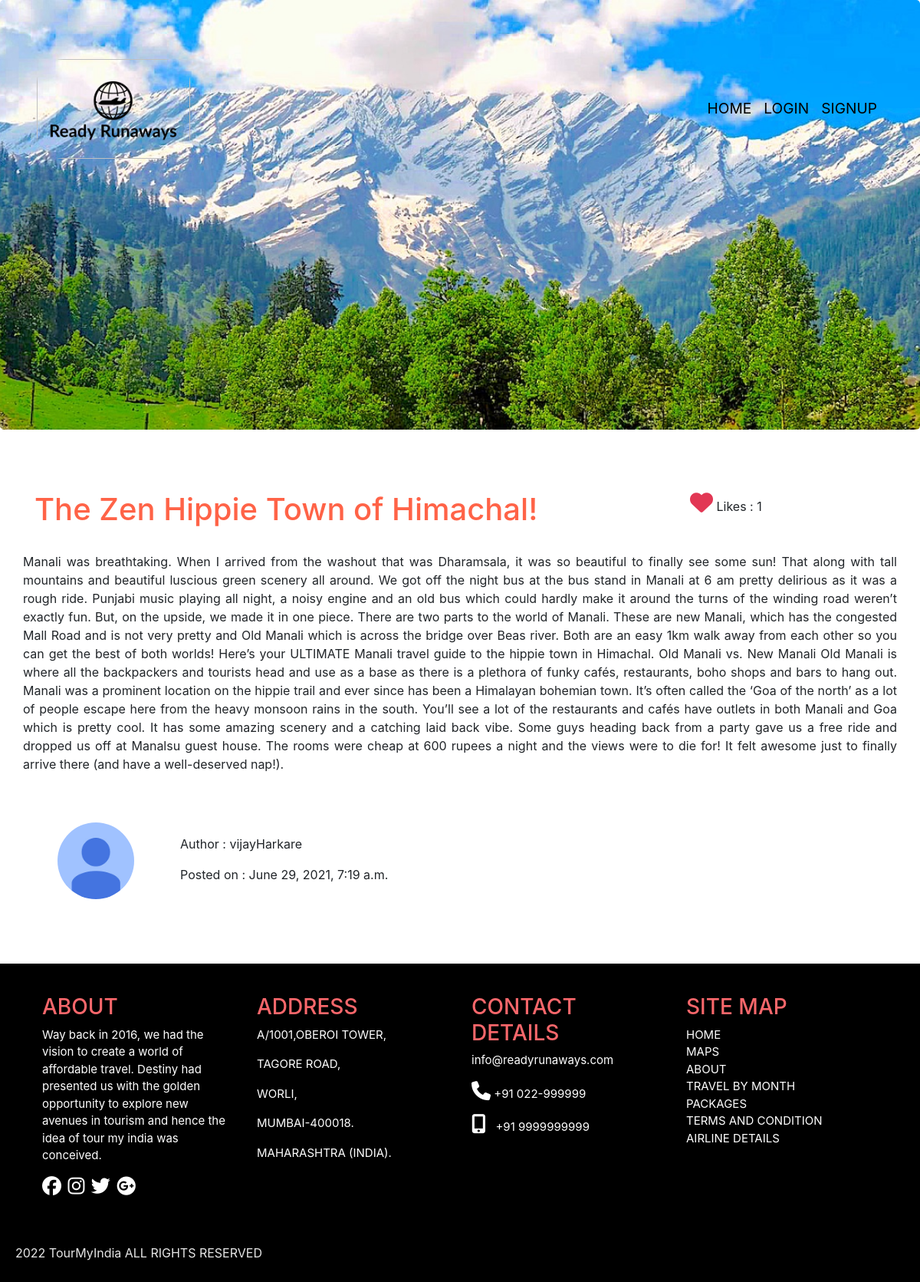
Page /Travelouge/Blog/2/ on the committed database.
### Travelouge/models.py (models this page shows, shortened)
class Blog(models.Model):
    title = models.CharField(max_length=200, unique=True)
    author = models.ForeignKey(User, on_delete=models.CASCADE)
    abstract = models.CharField(max_length=500)
    content = models.TextField()
    thumbnail = models.ImageField(upload_to='pics')
    likes = models.ManyToManyField(User, related_name='blog_likes', blank=True)
    time_stamp = models.DateTimeField(auto_now_add=True, blank=True)
    class Meta:
        ordering = ['-time_stamp']

### Accounts/models.py (models this page shows, shortened)
class Profile(models.Model):
    user = models.OneToOneField(User, on_delete=models.CASCADE)
    image = models.ImageField(upload_to='pics', default='default.jpg')

### Travelouge/views.py (the view)
# urls.py: path('Blog/<str:id>/', views.view_blog, name='view_blog'),
def view_blog(request, id):
    blog = Blog.objects.get(id=id)
    content = blog.content.split('#')
    context = {'blog':blog,'content':content,'title':'Blog'}
    return render(request, 'view_blog.html', context)

### templates/view_blog.html (shortened to what this page needs)
{% extends 'layout.html' %}
{% load static %}
{% block csscontent %}
    <link rel="stylesheet" type="text/css" href="{% static 'css/blog.css' %}">
{% endblock %}
{% block content %}
<br>
<br>
<div class="container">
    <div class="row">
        <div class="col-md-9">
            <h1 class="blogheader">{{blog.abstract}}</h1>
        </div>
        <div class="col-md-3">
        {% if request.user.is_authenticated %}
        {% if request.user in blog.likes.all %}
        <div class="row">
            <a type="button" href="like/" style="padding:0%; margin: 0;" ><i class="fa fa-heart" style="font-size: 30; color:rgb(226, 55, 84);"></i></a> <h4> &nbsp;&nbsp; : {{blog.likes.count}}</h4>
        </div>
        {% else %}
        <div class="row">
            <a type="button" href="like/" style="padding:0%; margin: 0; text-shadow: 0 0 5px rgb(226, 55, 84);"><i class="fa fa-heart" style="font-size: 30;
            -webkit-text-fill-color: white;
            -webkit-text-stroke-width: 2px;
            -webkit-text-stroke-color:rgb(226, 56, 84);"></i></a> <h4> &nbsp;&nbsp; : {{blog.likes.count}}</h4>
        </div>
        {% endif %}
        {% else %}
            <p><i class="fa fa-heart" style="font-size: 30; color:rgb(226, 55, 84);"></i> Likes : {{blog.likes.count}}</p>
        {% endif %}
        </div>
    </div>
    <br>
    <div class="row" style="text-align: justify;">
        {% for c in content %}
        <p>{{c}}</p>
        {% endfor %}
    </div>
    <br>
    <br>
    <div class="row">
        <div class="col-md-2" style="text-align: center;">
        <img class="rounded-circle article-img" src="{{blog.author.profile.image.url}}" style="width: 100px; height:100px;">
        </div>
        <div class="col-md-10 my-3">
            <p> Author : {{blog.author}}</p>
            <p class="date">Posted on : {{blog.time_stamp}}</p>
        </div>
    </div>
    <br>
    <br>
</div>
<br>
{% endblock %}

### templates/layout.html (shortened to what this page needs)
{% load static %}
<html lang="en">
<head>
    <link rel="stylesheet" type="text/css" href="{% static 'css/layout.css'%}">
    {% block csscontent %}
    {% endblock %}
    <link rel="stylesheet" href="https://stackpath.bootstrapcdn.com/bootstrap/4.3.1/css/bootstrap.min.css">
    <link href="{% static 'css/owl.theme.default.min.css' %}" rel="stylesheet" type="text/css">
    <link href="{% static 'css/owl.carousel.css' %}" rel="stylesheet" type="text/css">
</head>
<body>
    {% if title == 'Home' or title == 'Contact' %}
    <div class="jumbotron">
        <nav class="navbar navbar-expand-lg navbar-light">
            <a href="{% url 'home' %}"><img class="navbar-brand"></a>
            <button class="navbar-toggler" type="button" data-toggle="collapse" data-target="#navbarNav" aria-controls="navbarNav" aria-expanded="false" aria-label="Toggle navigation">
              <span class="navbar-toggler-icon"></span>
            </button>
            <div class="collapse navbar-collapse" id="navbarNav">
                {% if user.is_staff %}
                    <!-- <ul class="navbar-nav mr-auto">
                        <li class="nav-item">
                            <a class="nav-link" href="{% url 'new_itenary' %}">ADD DESTINATION</a>
                        </li>
                    </ul> -->
                {% endif %}
                <ul class="navbar-nav ml-auto">
                    <li class="nav-item active">
                        <a class="nav-link" href="{% url 'home' %}">HOME</a>
                    </li>
                    <li class="nav-item">
                        <a class="nav-link" href="{% url 'about' %}">ABOUT</a>
                    </li>
                    <li class="nav-item">
                        <a class="nav-link" href="{% url 'travelouge' %}">TRAVELOUGE</a>
                    </li>
                    <li class="nav-item">
                        <a class="nav-link" href="{% url 'experience' %}">EXPERIENCE</a>
                    </li>
                    <li class="nav-item">
                        <a class="nav-link" href="{% url 'maps' %}">MAPS</a>
                    </li>
                    {% if user.is_authenticated %}
                    <li class="nav-item dropdown">
                        <a class="nav-link dropdown-toggle" id="navbarDropdown" role="button" data-toggle="dropdown" aria-haspopup="true" aria-expanded="false" style="font-size: 18px;">
                        Welcome <b>{{request.user}}</b>
                        </a>
                        <div class="dropdown-menu" aria-labelledby="navbarDropdown">
                            <a class="dropdown-item" href="{% url 'profile' %}">My Profile</a>
                            <a class="dropdown-item" href="{% url 'mybookings' %}">My Bookings</a>
                            <a class="dropdown-item" href="{% url 'logoutview' %}">Logout</a>
                        </div>
                    </li>
                    {% else %}
                    <li class="nav-item" type="button" data-toggle="modal" data-target="#loginModal">
                        <a class="nav-link">LOGIN</a>
                    </li>
                    <li class="nav-item" type="button" data-toggle="modal" data-target="#signupModal">
                        <a class="nav-link">SIGNUP</a>
                    </li>
                    {% endif %}
                    <!-- <li class="nav-item">
                        <a href="{% url 'chatbot' %}">
                            <img src="{% static 'img/chat-big1.gif' %}" width="50" height="50" style="padding: 7;">
                        </a>
                    </li> -->
                </ul>
            </div>
        </nav>
        <br>
        <br>
        {% if title == 'Home' %}
        <div class="text-capitalize text-center">
            <br><br><br><br><br><br><br><br><br>
            <fieldset>
                <h1 style="color: aliceblue;">Discover an Amazing City</h1>
            </fieldset>
            <script async src="https://cse.google.com/cse.js?cx=215c7f3b3283d47b8">
            </script>
            <div class="gcse-search"></div>
        </div>
        {% endif %}
    </div>
    {% elif title == 'Travelouge' or title == 'Blog' or title == 'Experience' %}
    <div class="jumbotron">
        <nav class="navbar navbar-expand-lg navbar-light">
            <a href="{% url 'home' %}"><img class="navbar-brand"></a>
            <div class="collapse navbar-collapse" id="navbarNav">
                <ul class="navbar-nav ml-auto">
                    <li class="nav-item active">
                        <a class="nav-link" href="{% url 'home' %}">HOME</a>
                    </li>
                    {% if user.is_authenticated %}
                    <li class="nav-item dropdown">
                        <a class="nav-link dropdown-toggle" id="navbarDropdown" role="button" data-toggle="dropdown" aria-haspopup="true" aria-expanded="false" style="font-size: 18px;">
                        Welcome <b>{{request.user}}</b>
                        </a>
                        <div class="dropdown-menu" aria-labelledby="navbarDropdown">
                            <a class="dropdown-item" href="{% url 'profile' %}">My Profile</a>
                            <a class="dropdown-item" href="{% url 'new_review' %}">Share Review</a>
                            {% if user.is_staff %}
                            <a class="dropdown-item" href="{% url 'new_blog' %}">New Blog</a>
                            {% endif %}
                            <a class="dropdown-item" href="{% url 'logoutview' %}">Logout</a>
                        </div>
                    </li>
                    {% else %}
                    <li class="nav-item" type="button" data-toggle="modal" data-target="#loginModal">
                        <a class="nav-link">LOGIN</a>
                    </li>
                    <li class="nav-item" type="button" data-toggle="modal" data-target="#signupModal">
                        <a class="nav-link">SIGNUP</a>
                    </li>
                    {% endif %}
                </ul>
            </div>
        </nav>
        <br>
    </div>
    {% endif %}
    {% block content %}
    {% endblock %}
    <div class="footer">
        <div class="container">
            <div class="row">
        <div class="col-md-3 col-sm-4 ">
            <h3 >ABOUT</a></h3>
            <p>Way back in 2016, we had the vision to create a world of affordable travel. Destiny had presented us with the golden opportunity to explore new avenues in tourism and hence the idea of tour my india was conceived.</p>
        </div>
        <div class="col-md-3 col-sm-4 ">
            <h3>ADDRESS</h3>
            <p>A/1001,OBEROI TOWER,</p>
            <p>TAGORE ROAD,</p>
            <p>WORLI,</p>
            <p> MUMBAI-400018.</p>
            <p>MAHARASHTRA (INDIA).</p>
        </div>
        <div class="col-md-3 col-sm-4">
            <h3>CONTACT DETAILS</h3>
            <p>info@readyrunaways.com</p>
            <p><i class="fa fa-phone" aria-hidden="true"></i>   +91 022-999999</p>
            <p><i class="fa fa-mobile" aria-hidden="true"></i> &nbsp +91 9999999999</p>
        </div>
        <div class="col-md-3 col-sm-4">
            <h3>SITE MAP</h3>
            <a href="{% url 'home' %}" id="idk">HOME</a><br>
            <a href="{% url 'maps' %}" id="idk">MAPS</a><br>
            <a href="#" id="idk">ABOUT</a><br>
            <a href="#" id="idk">TRAVEL BY MONTH</a><br>
            <a href="#"id="idk">PACKAGES</a><br>
            <a href="#" id="idk">TERMS AND CONDITION</a><br>
            <a href="#" id="idk">AIRLINE DETAILS</a>
        </div>
    </div>
            <div>
                <a href="https://www.facebook.com/" id="idk"><i class="fab fa-facebook"></i></a>&nbsp
                <a href="https://www.instagram.com/" id="idk">    <i class="fab fa-instagram"></i></a>&nbsp
                <a href="https://twitter.com/login" id="idk">     <i class="fab fa-twitter"></i></a>&nbsp
                <a href="https://aboutme.google.com/u/0/?referer=gplus" id="idk">     <i class="fab fa-google-plus"></i></a>
            </div>
        </div>
    </div>
    <div class="footer2">
        <p>  2022 TourMyIndia ALL RIGHTS RESERVED</p>
    </div>
</body>
</html>

### static/css/layout.css (style rules this page uses)
* { padding:0; margin: 0; }
.nav-link { font-size: 1.2em !important; color: #000000 !important; }
.nav-item a { border-bottom: 2px solid #ffffff00; }
.navbar-brand { width: 200px; height: 140px; padding: 0px 0px; padding-top: 0px; border-radius: 35px; padding-bottom: 0px; background-image: url("/static/img/rr_logo.png"); background-size: contain; background-position:center; background-repeat: no-repeat; }
.footer { background-color: #000; color: #fff; font-size: 15px; padding: 40px !important; }
#idk { color:#fff; }
.footer h3 { color:#f9676b; }
.footer2 { background-color: #000; height:70px; color: #e6e6e6; padding: 20px; }
i { font-size: 25px; }

### static/css/blog.css (style rules this page uses)
body { font-size:1.1rem; font-style: 'Rambla', sans-serif;; }
.blogheader { color: tomato; }

### rows in the picture
Blog: abstract "The Zen Hippie Town of Himachal!", likes.count "1", content "Manali was breathtaking. When I arrived from the washout that was Dharamsala, it was so beautiful to finally see some sun! That along with tall mountains and beautiful luscious green scenery all around. We got off the night bus at the bus stand in Manali at 6 am pretty delirious as it was a rough ride. Punjabi music playing all night, a noisy engine and an old bus which could hardly make it around the turns of the winding road weren’t exactly fun. But, on the upside, we made it in one piece. There are two parts to the world of Manali. These are new Manali, which has the congested Mall Road and is not very pretty and Old Manali which is across the bridge over Beas river. Both are an easy 1km…", author.profile.image (placeholder picture), author "vijayHarkare", time_stamp "June 29, 2021, 7:19 a.m."
